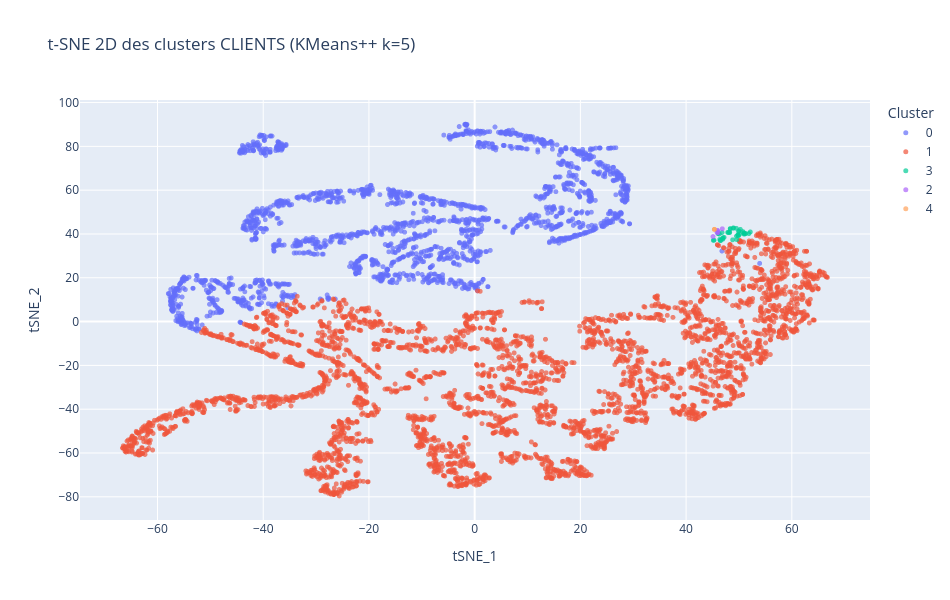

Notebook cell for this chart:
### Code cell
# Clustering au niveau CLIENT : réduction PCA + KMeans++ (k choisi via KPI) + visualisation
# IMPORTANT: On cluster la totalité du dataset client
from sklearn.cluster import KMeans
from sklearn.decomposition import PCA
from sklearn.manifold import TSNE
from scipy import sparse
import pandas as pd
import numpy as np
import plotly.express as px

# 0) Choisir automatiquement k depuis le contrôle KPI (meilleur KMeans qui passe)
k_final = 3  # fallback
if 'kpi_df' in globals() and not kpi_df.empty:
    kmeans_pass = kpi_df[(kpi_df['PASS_all_KPI']) & (kpi_df['Model'].str.contains(r'KMeans\+\+'))]
    if not kmeans_pass.empty:
        best_model_name = kmeans_pass.sort_values('silhouette', ascending=False).iloc[0]['Model']
        k_final = int(best_model_name.split('k=')[1].split(')')[0])

print(f'k final retenu via KPI: {k_final}')

# 1) Préparer le dataset COMPLET client
X_client_complete = client_rfm.drop(columns=['ID_Client'], errors='ignore')

# Utiliser le preprocessor déjà entraîné sur train client
X_client_complete_prep = preprocessor_client.transform(X_client_complete)
print(f'Shape du dataset client COMPLET avant réduction: {X_client_complete_prep.shape}')

# 2) Réduction
if sparse.issparse(X_client_complete_prep):
    X_client_complete_dense = X_client_complete_prep.toarray()
else:
    X_client_complete_dense = X_client_complete_prep

# 3) PCA
pca_client = PCA(n_components=0.95, random_state=42)
X_client_pca_complete = pca_client.fit_transform(X_client_complete_dense)
print(f'Shape après PCA: {X_client_pca_complete.shape}')
print(f'Variance expliquée: {pca_client.explained_variance_ratio_.sum():.4f}')

# 4) Clustering final avec le k retenu
kmeans_final_client = KMeans(n_clusters=k_final, init='k-means++', n_init='auto', random_state=42)
labels_client = kmeans_final_client.fit_predict(X_client_pca_complete)
print(f'Labels assigned to {len(labels_client)} clients')

# 5) t-SNE pour visualiser
max_tsne_samples_client = min(8000, len(labels_client))
if len(labels_client) > max_tsne_samples_client:
    rng = np.random.default_rng(42)
    idx_tsne = rng.choice(len(labels_client), size=max_tsne_samples_client, replace=False)
    X_tsne_input_client = X_client_pca_complete[idx_tsne]
    labels_tsne_client = labels_client[idx_tsne]
else:
    X_tsne_input_client = X_client_pca_complete
    labels_tsne_client = labels_client

tsne_client = TSNE(
    n_components=2,
    perplexity=30,
    learning_rate='auto',
    init='pca',
    random_state=42
)
X_tsne_client = tsne_client.fit_transform(X_tsne_input_client)

viz_df_client = pd.DataFrame({
    'tSNE_1': X_tsne_client[:, 0],
    'tSNE_2': X_tsne_client[:, 1],
    'Cluster': labels_tsne_client.astype(str)
})

fig_client = px.scatter(
    viz_df_client,
    x='tSNE_1',
    y='tSNE_2',
    color='Cluster',
    title=f't-SNE 2D des clusters CLIENTS (KMeans++ k={k_final})',
    opacity=0.7,
    width=950,
    height=600
)
fig_client.update_traces(marker=dict(size=5))
fig_client.show()

cluster_pct_client = (pd.Series(labels_client).value_counts(normalize=True).sort_index() * 100).round(2)
print('\nRépartition des clusters (%) au NIVEAU CLIENT :')
print(cluster_pct_client)

### Figure 1 — Plotly figure (JSON) as saved in the notebook; plotly's stock layout.template omitted (floating-point values rounded to 4 significant figures; data arrays with more than 128 entries replaced by an {"elided": "..."} marker saying what was removed)
{"data": [{"hovertemplate": "Cluster=0<br>tSNE_1=%{x}<br>tSNE_2=%{y}<extra></extra>", "legendgroup": "0", "marker": {"color": "#636efa", "opacity": 0.7, "size": 5, "symbol": "circle"}, "mode": "markers", "name": "0", "showlegend": true, "type": "scattergl", "x": {"elided": "2036 float values"}, "xaxis": "x", "y": {"elided": "2036 float values"}, "yaxis": "y"}, {"hovertemplate": "Cluster=1<br>tSNE_1=%{x}<br>tSNE_2=%{y}<extra></extra>", "legendgroup": "1", "marker": {"color": "#EF553B", "opacity": 0.7, "size": 5, "symbol": "circle"}, "mode": "markers", "name": "1", "showlegend": true, "type": "scattergl", "x": {"elided": "3858 float values"}, "xaxis": "x", "y": {"elided": "3858 float values"}, "yaxis": "y"}, {"hovertemplate": "Cluster=3<br>tSNE_1=%{x}<br>tSNE_2=%{y}<extra></extra>", "legendgroup": "3", "marker": {"color": "#00cc96", "opacity": 0.7, "size": 5, "symbol": "circle"}, "mode": "markers", "name": "3", "showlegend": true, "type": "scattergl", "x": [46.01, 50.76, 48.95, 50.98, 47.17, 52.15, 51.88, 46.94, 48.35, 49.78, 49.94, 45.16, 51.28, 49.53, 48.24, 48.81, 46.29, 50.26, 49.5, 49.82, 50.88, 46.79, 48.35, 47.0, 46.89, 50.06, 48.0, 48.18, 46.08, 49.58, 46.37, 46.54, 49.91, 46.46, 51.11, 50.91, 48.91, 49.97, 45.26, 47.87], "xaxis": "x", "y": [40.22, 41.07, 42.75, 40.36, 38.44, 40.92, 40.19, 37.6, 42.37, 39.57, 41.07, 37.08, 40.21, 39.0, 40.66, 37.33, 39.97, 42.1, 42.58, 39.5, 40.44, 40.65, 42.43, 38.25, 37.91, 39.76, 40.64, 40.81, 40.31, 37.45, 37.51, 36.96, 39.14, 37.08, 40.01, 40.0, 42.63, 41.46, 37.14, 40.73], "yaxis": "y"}, {"hovertemplate": "Cluster=2<br>tSNE_1=%{x}<br>tSNE_2=%{y}<extra></extra>", "legendgroup": "2", "marker": {"color": "#ab63fa", "opacity": 0.7, "size": 5, "symbol": "circle"}, "mode": "markers", "name": "2", "showlegend": true, "type": "scattergl", "x": [45.93, 45.09, 45.94, 46.85, 45.86, 46.0], "xaxis": "x", "y": [41.38, 38.8, 41.66, 42.37, 40.69, 40.59], "yaxis": "y"}, {"hovertemplate": "Cluster=4<br>tSNE_1=%{x}<br>tSNE_2=%{y}<extra></extra>", "legendgroup": "4", "marker": {"color": "#FFA15A", "opacity": 0.7, "size": 5, "symbol": "circle"}, "mode": "markers", "name": "4", "showlegend": true, "type": "scattergl", "x": [45.34, 45.36], "xaxis": "x", "y": [42.12, 42.11], "yaxis": "y"}], "layout": {"height": 600, "legend": {"title": {"text": "Cluster"}, "tracegroupgap": 0}, "title": {"text": "t-SNE 2D des clusters CLIENTS (KMeans++ k=5)"}, "width": 950, "xaxis": {"anchor": "y", "domain": [0, 1], "title": {"text": "tSNE_1"}}, "yaxis": {"anchor": "x", "domain": [0, 1], "title": {"text": "tSNE_2"}}}}
